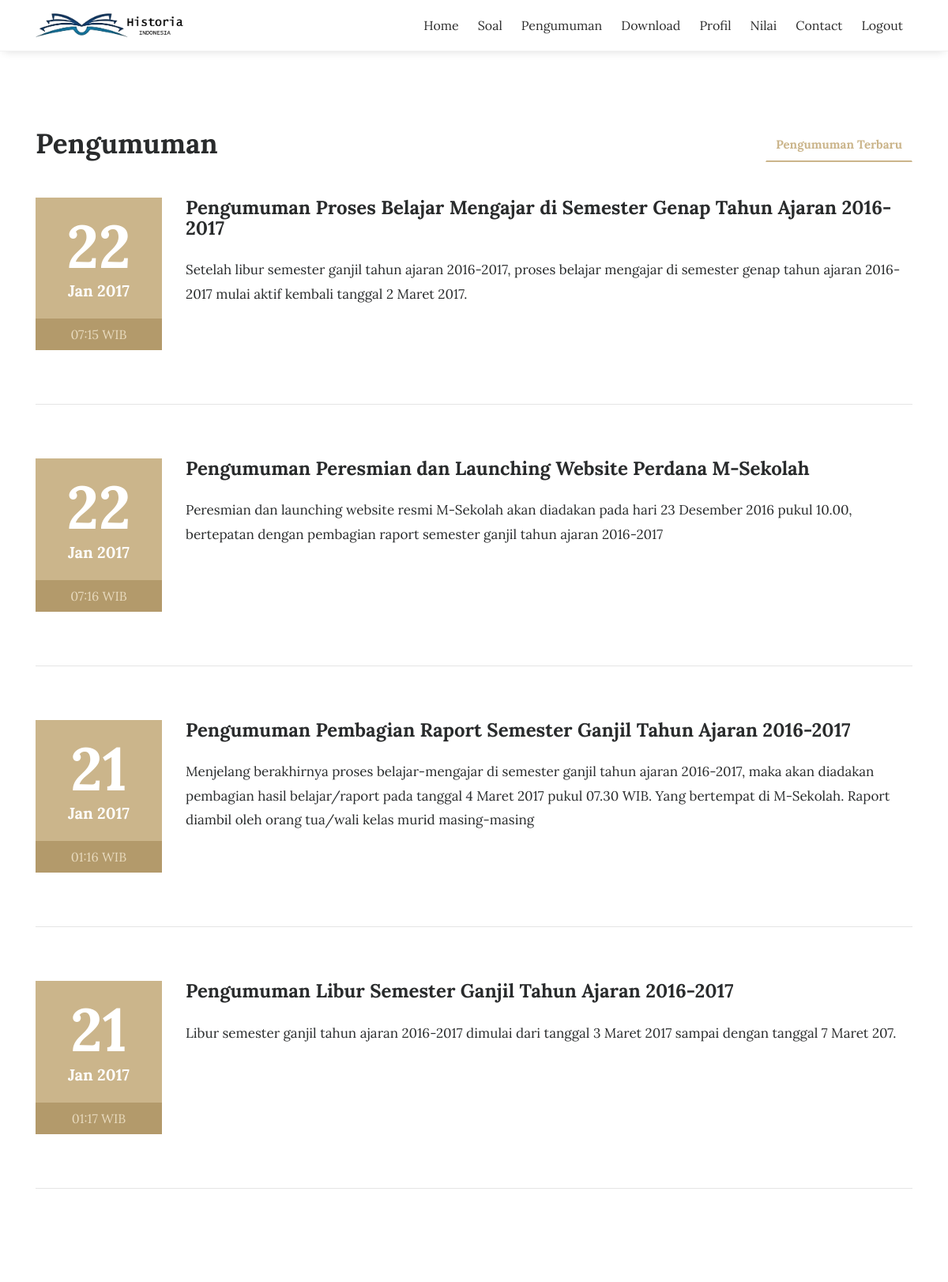
Page /index.php/siswa/pengumuman (upper part) on the earlier database version.
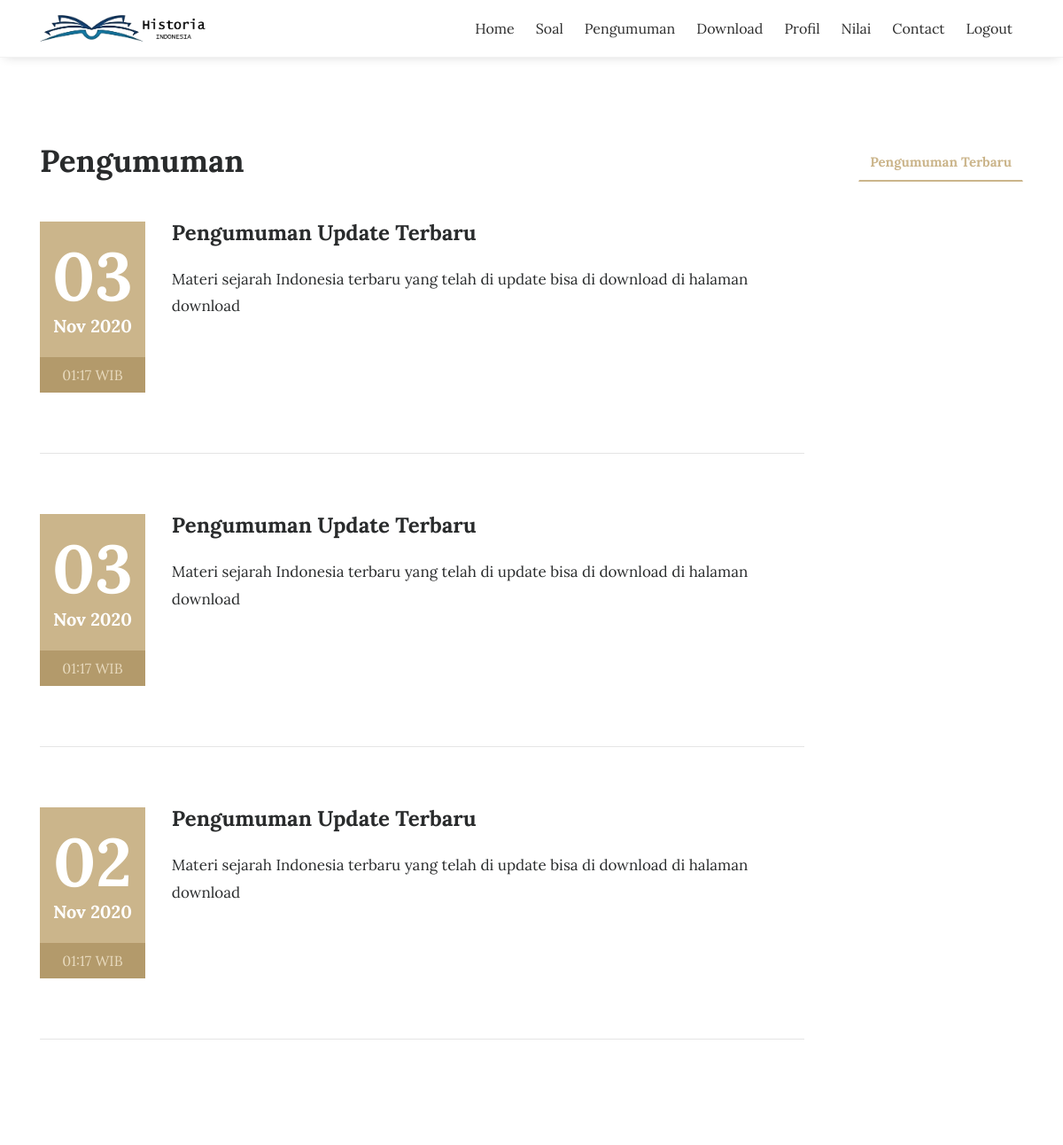
Same page on the later database version.
### tables this page shows
CREATE TABLE `tbl_pengumuman` (
  `pengumuman_id` int(11) NOT NULL,
  `pengumuman_judul` varchar(150) DEFAULT NULL,
  `pengumuman_deskripsi` text DEFAULT NULL,
  `pengumuman_tanggal` timestamp NULL DEFAULT current_timestamp(),
  `pengumuman_author` varchar(60) DEFAULT NULL
);

### application/controllers/siswa/Pengumuman.php (called while the page is built, shortened)
<?php
class Pengumuman extends CI_Controller{
	function __construct(){
		$this->load->model('m_pengumuman');
		$this->load->model('m_pengunjung');
	}
	function index(){
		$jum=$this->m_pengumuman->pengumuman();
        $page=$this->uri->segment(3);
        if(!$page):
            $offset = 0;
        else:
            $offset = $page;
        endif;
        $limit=7;
        $config['base_url'] = base_url() . 'pengumuman/index/';
            $config['total_rows'] = $jum->num_rows();
            $config['per_page'] = $limit;
            $config['uri_segment'] = 3;
	          $config['full_tag_open']    = '<div class="pagging text-center"><nav><ul class="pagination justify-content-center">';
	          $config['full_tag_close']   = '</ul></nav></div>';
	          $config['num_tag_open']     = '<li class="page-item"><span class="page-link">';
	          $config['num_tag_close']    = '</span></li>';
	          $config['cur_tag_open']     = '<li class="page-item"><span class="page-link">';
	          $config['cur_tag_close']    = '<span class="sr-only">(current)</span></span></li>';
	          $config['next_tag_open']    = '<li class="page-item"><span class="page-link">';
	          $config['next_tagl_close']  = '<span aria-hidden="true">&raquo;</span></span></li>';
	          $config['prev_tag_open']    = '<li class="page-item"><span class="page-link">';
	          $config['prev_tagl_close']  = '</span>Next</li>';
	          $config['first_tag_open']   = '<li class="page-item"><span class="page-link">';
	          $config['first_tagl_close'] = '</span></li>';
	          $config['last_tag_open']    = '<li class="page-item"><span class="page-link">';
	          $config['last_tagl_close']  = '</span></li>';
            $config['first_link'] = 'Awal';
            $config['last_link'] = 'Akhir';
            $config['next_link'] = 'Next >>';
            $config['prev_link'] = '<< Prev';
            $this->pagination->initialize($config);
            $x['page'] =$this->pagination->create_links();
						$x['data']=$this->m_pengumuman->pengumuman_perpage($offset,$limit);
						$x['title'] = 'Pengumuman';
						$this->load->view('template/siswa/header',$x);
						$this->load->view('siswa/v_pengumuman',$x);
						$this->load->view('template/siswa/footer',$x);
	}
}

### index.php (called while the page is built, shortened)
<?php
require_once BASEPATH.'core/CodeIgniter.php';

### application/models/M_pengumuman.php (called while the page is built, shortened)
<?php
class M_pengumuman extends CI_Model{
	function pengumuman_perpage($offset,$limit){
		$hsl=$this->db->query("SELECT pengumuman_id,pengumuman_judul,pengumuman_deskripsi,pengumuman_tanggal,DATE_FORMAT(pengumuman_tanggal,'%d/%m/%Y') AS tanggal,pengumuman_author FROM tbl_pengumuman ORDER BY pengumuman_id DESC limit $offset,$limit");
		return $hsl;
	}
}

### application/views/siswa/v_pengumuman.php (the view, shortened to what this page needs)
<section class="events">
    <div class="container">
        <div class="row">
            <div class="col-md-4">
                <h2 class="event-title">Pengumuman</h2>
            </div>
            <div class="col-md-8">
                <ul class="nav nav-tabs" role="tablist">
                    <li class="nav-item nav-tab1">
                        <a class="nav-link tab-list active" data-toggle="tab" href="#upcoming-events" role="tab">Pengumuman Terbaru </a>
                    </li>
                </ul>
            </div>
        </div>
        <br>
        <div class="row">
            <div class="tab-content">
                <div class="tab-pane active" id="upcoming-events" role="tabpanel">
                  <?php foreach($data->result() as $row):?>
                    <div class="col-md-12">
                        <div class="row">
                            <div class="col-md-2">
                                <div class="event-date">
                                    <h4><?php echo date("d", strtotime($row->pengumuman_tanggal));?></h4> <span><?php echo date("M Y", strtotime($row->pengumuman_tanggal));?></span>
                                </div>
                                <span class="event-time"><?php echo date("H:i", strtotime($row->pengumuman_tanggal)).' WIB';?></span>
                            </div>
                            <div class="col-md-10">
                                <div class="event-heading">
                                    <h3><?php echo $row->pengumuman_judul;?></h3>
                                    <p><?php echo $row->pengumuman_deskripsi;?></p>
                                </div>
                          </div>
                      </div>
                      <hr class="event-underline">
                  </div>
                <?php endforeach;?>
      <div class="col-md-12 text-center">
    </div>
</div>
</div>
</div>
</div>
</section>

Differences in the rows shown:
removed tbl_pengumuman: pengumuman_tanggal "22", pengumuman_tanggal "Jan 2017", pengumuman_tanggal "07:15", pengumuman_judul "Pengumuman Proses Belajar Mengajar di Semester Genap Tahun Ajaran 2016-2017", pengumuman_deskripsi "Setelah libur semester ganjil tahun ajaran 2016-2017, proses belajar mengajar di semester genap tahun ajaran 2016-2017 mulai aktif kembali tanggal 2 Maret 2017."
removed tbl_pengumuman: pengumuman_tanggal "22", pengumuman_tanggal "Jan 2017", pengumuman_tanggal "07:16", pengumuman_judul "Pengumuman Peresmian dan Launching Website Perdana M-Sekolah", pengumuman_deskripsi "Peresmian dan launching website resmi M-Sekolah akan diadakan pada hari 23 Desember 2016 pukul 10.00, bertepatan dengan pembagian raport semester ganjil tahun ajaran 2016-2017"
removed tbl_pengumuman: pengumuman_tanggal "21", pengumuman_tanggal "Jan 2017", pengumuman_tanggal "01:16", pengumuman_judul "Pengumuman Pembagian Raport Semester Ganjil Tahun Ajaran 2016-2017", pengumuman_deskripsi "Menjelang berakhirnya proses belajar-mengajar di semester ganjil tahun ajaran 2016-2017, maka akan diadakan pembagian hasil belajar/raport pada tanggal 4 Maret 2017 pukul 07.30 WIB. Yang bertempat di M-Sekolah. Raport diambil oleh orang tua/wali kelas murid masing-masing"
added tbl_pengumuman: pengumuman_tanggal "03", pengumuman_tanggal "Nov 2020", pengumuman_tanggal "01:17", pengumuman_judul "Pengumuman Update Terbaru", pengumuman_deskripsi "Materi sejarah Indonesia terbaru yang telah di update bisa di download di halaman download"
added tbl_pengumuman: pengumuman_tanggal "03", pengumuman_tanggal "Nov 2020", pengumuman_tanggal "01:17", pengumuman_judul "Pengumuman Update Terbaru", pengumuman_deskripsi "Materi sejarah Indonesia terbaru yang telah di update bisa di download di halaman download"
changed tbl_pengumuman (number 3 of 3 on the later page): pengumuman_tanggal "21" → "02"; pengumuman_tanggal "Jan 2017" → "Nov 2020"; pengumuman_judul "Pengumuman Libur Semester Ganjil Tahun Ajaran 2016-2017" → "Pengumuman Update Terbaru"; pengumuman_deskripsi "Libur semester ganjil tahun ajaran 2016-2017 dimulai dari tanggal 3 Maret 2017 sampai dengan tanggal 7 Maret 207." → "Materi sejarah Indonesia terbaru yang telah di update bisa di download di halaman download"
